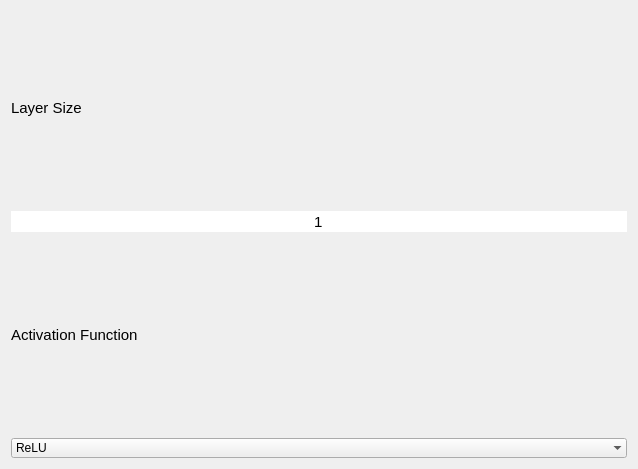
<?xml version="1.0" encoding="UTF-8"?>
<ui version="4.0">
 <class>Form</class>
 <widget class="QWidget" name="Form">
  <property name="geometry">
   <rect>
    <x>0</x>
    <y>0</y>
    <width>638</width>
    <height>469</height>
   </rect>
  </property>
  <property name="windowTitle">
   <string>Form</string>
  </property>
  <layout class="QGridLayout" name="gridLayout_2">
   <item row="0" column="0">
    <layout class="QGridLayout" name="gridLayout">
     <item row="1" column="0">
      <widget class="QSpinBox" name="LayerSizeSpinbox">
       <property name="font">
        <font>
         <pointsize>11</pointsize>
        </font>
       </property>
       <property name="frame">
        <bool>false</bool>
       </property>
       <property name="alignment">
        <set>Qt::AlignCenter</set>
       </property>
       <property name="buttonSymbols">
        <enum>QAbstractSpinBox::NoButtons</enum>
       </property>
       <property name="minimum">
        <number>1</number>
       </property>
       <property name="maximum">
        <number>32</number>
       </property>
      </widget>
     </item>
     <item row="2" column="0">
      <widget class="QLabel" name="label_2">
       <property name="font">
        <font>
         <pointsize>11</pointsize>
        </font>
       </property>
       <property name="text">
        <string>Activation Function</string>
       </property>
      </widget>
     </item>
     <item row="0" column="0">
      <widget class="QLabel" name="label">
       <property name="font">
        <font>
         <pointsize>11</pointsize>
        </font>
       </property>
       <property name="text">
        <string>Layer Size</string>
       </property>
      </widget>
     </item>
     <item row="3" column="0">
      <widget class="QComboBox" name="comboBox">
       <property name="layoutDirection">
        <enum>Qt::LeftToRight</enum>
       </property>
       <property name="frame">
        <bool>false</bool>
       </property>
       <item>
        <property name="text">
         <string>ReLU</string>
        </property>
       </item>
       <item>
        <property name="text">
         <string>Sigmoid</string>
        </property>
       </item>
       <item>
        <property name="text">
         <string>Tanh</string>
        </property>
       </item>
       <item>
        <property name="text">
         <string>SoftMax</string>
        </property>
       </item>
      </widget>
     </item>
    </layout>
   </item>
  </layout>
 </widget>
 <resources/>
 <connections/>
</ui>
